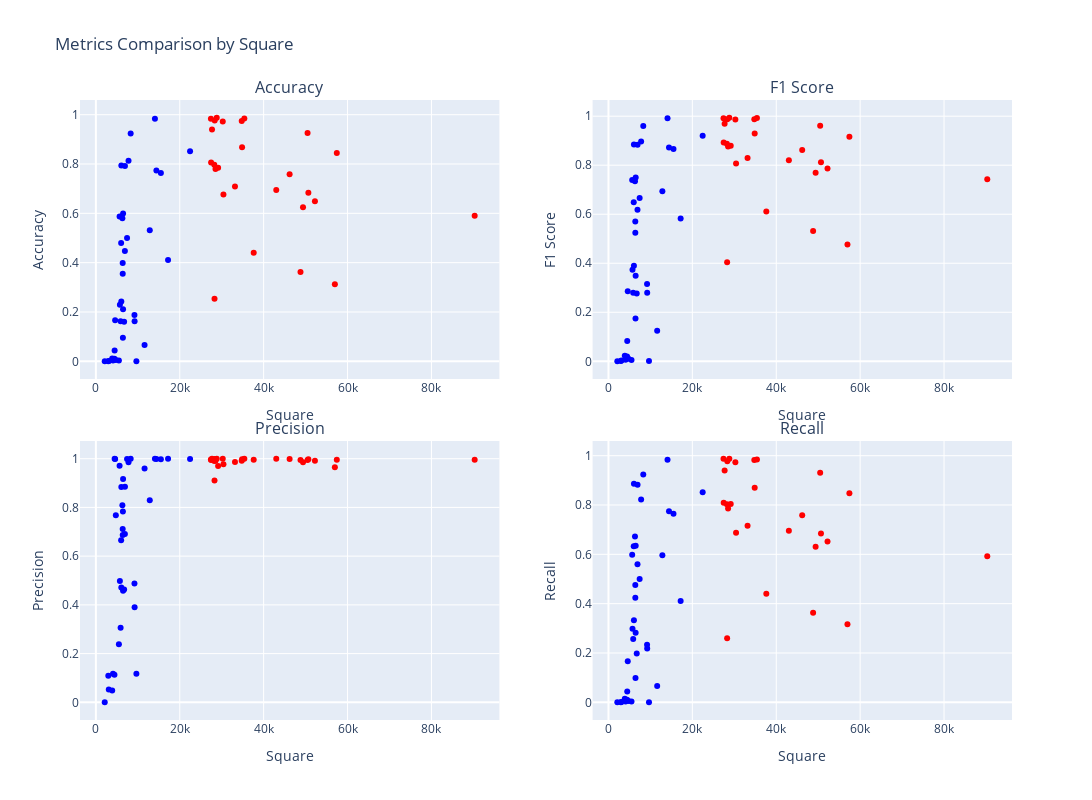

Notebook code cell kept with this figure:
### Code cell
fig = make_subplots(
    rows=2, 
    cols=2, 
    subplot_titles=(
        "Accuracy", 
        "F1 Score", 
        "Precision", 
        "Recall"
    ),
    horizontal_spacing=0.1,
    vertical_spacing=0.1,
)

color_discrete = ["red", "blue"]

fig.add_trace(
    go.Scatter(
        x=id_m["square"],
        y=id_m["accuracy"],
        mode="markers",
        name="Accuracy",
        marker=dict(color=id_m["class_kmeans"].map({0: color_discrete[0], 1: color_discrete[1]})),
        hovertext=id_m.apply(
            lambda row: f"w: {row['w']}<br>h: {row['h']}<br>video: {row['video']}",
            axis=1
        ),
        hovertemplate="Square</b>: %{x}<br>Accuracy</b>: %{y}<br>%{hovertext}<extra></extra>",
    ),
    row=1, col=1
)

fig.add_trace(
    go.Scatter(
        x=id_m["square"],
        y=id_m["f1"],
        mode="markers",
        name="F1 Score",
        marker=dict(color=id_m["class_kmeans"].map({0: color_discrete[0], 1: color_discrete[1]})),
        hovertext=id_m.apply(
            lambda row: f"w: {row['w']}<br>h: {row['h']}<br>video: {row['video']}",
            axis=1
        ),
        hovertemplate="Square</b>: %{x}<br>F1 Score</b>: %{y}<br>%{hovertext}<extra></extra>",
    ),
    row=1, col=2
)

fig.add_trace(
    go.Scatter(
        x=id_m["square"],
        y=id_m["precision"],
        mode="markers",
        name="Precision",
        marker=dict(color=id_m["class_kmeans"].map({0: color_discrete[0], 1: color_discrete[1]})),
        hovertext=id_m.apply(
            lambda row: f"w: {row['w']}<br>h: {row['h']}<br>video: {row['video']}",
            axis=1
        ),
        hovertemplate="Square: %{x}<br>Precision</b>: %{y}<br>%{hovertext}<extra></extra>",
    ),
    row=2, col=1
)

fig.add_trace(
    go.Scatter(
        x=id_m["square"],
        y=id_m["recall"],
        mode="markers",
        name="Recall",
        marker=dict(color=id_m["class_kmeans"].map({0: color_discrete[0], 1: color_discrete[1]})),
        hovertext=id_m.apply(
            lambda row: f"w: {row['w']}<br>h: {row['h']}<br>video: {row['video']}",
            axis=1
        ),
        hovertemplate="Square</b>: %{x}<br>Recall</b>: %{y}<br>%{hovertext}<extra></extra>",
    ),
    row=2, col=2
)

fig.update_layout(
    height=800,
    width=1300,
    title_text="Metrics Comparison by Square",
    showlegend=False,
)

fig.update_xaxes(title_text="Square", row=1, col=1)
fig.update_yaxes(title_text="Accuracy", row=1, col=1)

fig.update_xaxes(title_text="Square", row=1, col=2)
fig.update_yaxes(title_text="F1 Score", row=1, col=2)

fig.update_xaxes(title_text="Square", row=2, col=1)
fig.update_yaxes(title_text="Precision", row=2, col=1)

fig.update_xaxes(title_text="Square", row=2, col=2)
fig.update_yaxes(title_text="Recall", row=2, col=2)

fig.update_layout(legend=dict(
    orientation="h",
    yanchor="bottom",
    y=-0.15,
    xanchor="center",
    x=0.5
))

fig.show()
